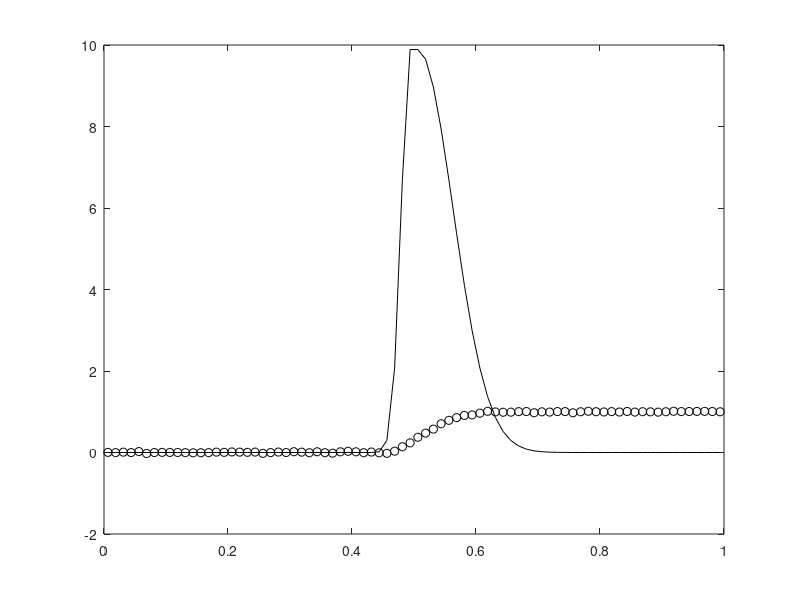

Write the MATLAB code that produced this figure. (Note: this script raises an error after producing the figure.)
%  
% PSF reconstruction problem.
%
clear all, close all
n       = 80; %%%input(' No. of grid points = ');
h       = 1/n;
t       = [h/2:h:1-h/2]';
% Create the left-half of the PSF
sig1    = .02; %%%input(' Kernel width sigma = ');
kernel1 = exp(-(t(1:40)-h/2).^2/sig1^2);
% Create the right-half of the PSF
sig2    = .08;
kernel2 = exp(-(t(1:40)-h/2).^2/sig2^2);
% Create the normalized PSF
PSF     = [flipud(kernel1);kernel2];
PSF     = PSF/sum(PSF)/h;
% Numerical discretization of intergral operator
A = tril(ones(n,n))*h;

% Set up true solution x_true and data b = A*x_true + error.
x_true = PSF;
Ax = A*x_true;
err_lev = 2; %%%input(' Percent error in data = ');
sigma = err_lev/100 * norm(Ax) / sqrt(n);
%randn('state',1)
eta =  sigma * randn(n,1);
b = Ax + eta;
figure(1), 
  plot(t,x_true,'k',t,b,'ko')
  %legend('true image','blurred, noisy data','Location','NorthWest')

% Compute Tikhonov solution
[U,S,V] = svd(A);
dS = diag(S); dS2 = dS.^2; 
Utb = U'*b;

[U,S,V] = svd(A);
dS = diag(S); dS2 = dS.^2; 
Utb = U'*b;
RelEr_fn = @(a) norm(V*((dS./(dS.^2+a)).*(U'*b))-x_true)/norm(x_true);
MSE_fn = @(a) sigma^2*sum((dS./(dS.^2+a)).^2)+sum((a./(dS.^2+a)).^2.*(V'*x_true).^2);
UPRE_fn = @(a) sum((a^2*Utb.^2)./(dS2+a).^2)+2*sigma^2*sum(dS2./(dS2+a));
GCV_fn = @(a) sum((a^2*Utb.^2)./(dS2+a).^2)/(n-sum(dS2./(dS2+a)))^2;
DP_fn = @(a) (sum((a^2*Utb.^2)./(dS2+a).^2)-n*sigma^2)^2;
Lcurve_fn = @(alpha) - curvatureLcurve(alpha,A,U,S,V,b);

% Now compute the various error curves and corresponding optimal
% regularization parameter for each curve.
agrid     = logspace(-5,0);
RelEr_vec = zeros(size(agrid));
MSE_vec   = zeros(size(agrid));
for i=1:length(agrid)
    RelEr_vec(i) = RelEr_fn(agrid(i));
    MSE_vec(i)   = MSE_fn(agrid(i));
end
iRelEr = find(RelEr_vec==min(RelEr_vec));
iMSE   = find(MSE_vec==min(MSE_vec));
figure(2)
  loglog(agrid,RelEr_vec,'k',agrid,MSE_vec,'r--',...
  agrid,arrayfun( UPRE_fn  ,agrid ),'b:',...
  agrid,arrayfun( GCV_fn   ,agrid ),'c-.',...
  agrid,arrayfun( DP_fn	   ,agrid ),'m-.s',...
  agrid,arrayfun( @(a) exp(Lcurve_fn(a)),agrid ),'y-.d'...
  )
  legend('relative error', 'MSE', 'UPRE', 'GCV', 'DP', 'L-curve', 'Location', 'Southeast')
  hold on
  loglog(agrid(iRelEr),RelEr_vec(iRelEr),'k*', agrid(iMSE),MSE_vec(iMSE),'r*',...
    fminbnd( UPRE_fn, 1e-4, 1e-3), UPRE_fn(fminbnd( UPRE_fn, 1e-4, 1e-1)),'b*',...
    fminbnd( GCV_fn , 1e-4, 1e-3), GCV_fn (fminbnd( GCV_fn , 1e-4, 1e-1)),'c*',...
    fminbnd( DP_fn  , 1e-4, 1e-3), DP_fn  (fminbnd( DP_fn  , 1e-4, 1e-1)),'m*',...
    fminbnd( Lcurve_fn,1e-4, 1e-3),exp(Lcurve_fn(fminbnd( Lcurve_fn,1e-4, 1e-1))),'y*'... 
  ) 
  hold off
  title('Parameter Selection Curves for PSF Reconstruction Example')
  saveTightFigure(figure(2),'all_curves_psf.pdf')
figure(3)
  plot(t,x_true,'k--',t,V*((dS./(dS.^2+agrid(iRelEr))).*(U'*b)),'k',t,V*((dS./(dS.^2+agrid(iMSE))).*(U'*b)),'r--')
  legend('true image','min relative error soln','min MSE soln')

sprintf( 'relative error = %.3e \n MSE = %.3e \n UPRE = %.3e \n GCV = %.3e \n DP = %.3e \n L-curve = %.3e', ...
fminbnd( RelEr_fn,1e-4, 1e-1),...
fminbnd( MSE_fn, 1e-4, 1e-1),...
fminbnd( UPRE_fn, 1e-4, 1e-1),...
fminbnd( GCV_fn , 1e-4, 1e-1),...
fminbnd( DP_fn  , 1e-4, 1e-1),...
fminbnd( Lcurve_fn,1e-4, 1e-1))
